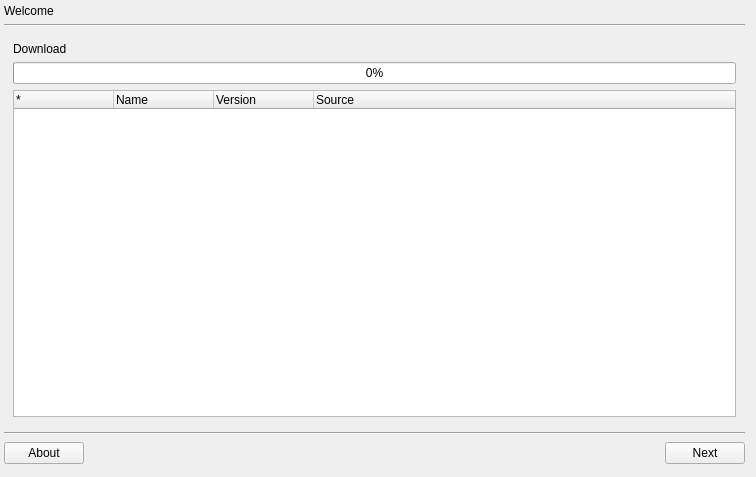
<?xml version="1.0" encoding="UTF-8"?>
<ui version="4.0">
 <class>eduversumGui</class>
 <widget class="QWidget" name="eduversumGui">
  <property name="geometry">
   <rect>
    <x>0</x>
    <y>0</y>
    <width>756</width>
    <height>477</height>
   </rect>
  </property>
  <property name="windowTitle">
   <string>aptosid Package Tool</string>
  </property>
  <layout class="QGridLayout" name="gridLayout_4">
   <property name="leftMargin">
    <number>4</number>
   </property>
   <property name="topMargin">
    <number>4</number>
   </property>
   <item row="4" column="0">
    <widget class="QFrame" name="frame2">
     <property name="frameShape">
      <enum>QFrame::NoFrame</enum>
     </property>
     <property name="frameShadow">
      <enum>QFrame::Raised</enum>
     </property>
     <layout class="QGridLayout" name="gridLayout_2">
      <property name="horizontalSpacing">
       <number>6</number>
      </property>
      <property name="verticalSpacing">
       <number>0</number>
      </property>
      <property name="margin">
       <number>0</number>
      </property>
      <item row="0" column="2">
       <spacer name="horizontalSpacer_4">
        <property name="orientation">
         <enum>Qt::Horizontal</enum>
        </property>
        <property name="sizeHint" stdset="0">
         <size>
          <width>50</width>
          <height>25</height>
         </size>
        </property>
       </spacer>
      </item>
      <item row="0" column="3">
       <widget class="QPushButton" name="nextPushButton">
        <property name="text">
         <string>Next</string>
        </property>
        <property name="checkable">
         <bool>false</bool>
        </property>
       </widget>
      </item>
      <item row="0" column="0">
       <widget class="QPushButton" name="aboutPushButton">
        <property name="text">
         <string>About</string>
        </property>
        <property name="checkable">
         <bool>false</bool>
        </property>
       </widget>
      </item>
     </layout>
    </widget>
   </item>
   <item row="3" column="0">
    <widget class="Line" name="line">
     <property name="orientation">
      <enum>Qt::Horizontal</enum>
     </property>
    </widget>
   </item>
   <item row="1" column="0">
    <widget class="Line" name="line_2">
     <property name="orientation">
      <enum>Qt::Horizontal</enum>
     </property>
    </widget>
   </item>
   <item row="0" column="0">
    <widget class="QLabel" name="titleLabel">
     <property name="text">
      <string>Welcome</string>
     </property>
    </widget>
   </item>
   <item row="2" column="0">
    <widget class="QStackedWidget" name="contentStackedWidget">
     <property name="currentIndex">
      <number>3</number>
     </property>
     <widget class="QWidget" name="welcomePage">
      <layout class="QGridLayout" name="gridLayout_10">
       <property name="margin">
        <number>2</number>
       </property>
       <item row="0" column="1">
        <spacer name="verticalSpacer_2">
         <property name="orientation">
          <enum>Qt::Vertical</enum>
         </property>
         <property name="sizeHint" stdset="0">
          <size>
           <width>20</width>
           <height>141</height>
          </size>
         </property>
        </spacer>
       </item>
       <item row="1" column="0">
        <spacer name="horizontalSpacer_2">
         <property name="orientation">
          <enum>Qt::Horizontal</enum>
         </property>
         <property name="sizeHint" stdset="0">
          <size>
           <width>161</width>
           <height>20</height>
          </size>
         </property>
        </spacer>
       </item>
       <item row="1" column="1">
        <widget class="QFrame" name="frame">
         <property name="frameShape">
          <enum>QFrame::NoFrame</enum>
         </property>
         <property name="frameShadow">
          <enum>QFrame::Plain</enum>
         </property>
         <property name="lineWidth">
          <number>0</number>
         </property>
         <layout class="QGridLayout" name="gridLayout_5">
          <item row="0" column="0">
           <widget class="QRadioButton" name="radioButton">
            <property name="text">
             <string>Res&amp;ynchronize the package index files (apt-get update)</string>
            </property>
            <property name="checked">
             <bool>true</bool>
            </property>
           </widget>
          </item>
          <item row="1" column="0">
           <widget class="QRadioButton" name="radioButton2">
            <property name="text">
             <string>Skip Resynchroni&amp;zation</string>
            </property>
            <property name="checked">
             <bool>false</bool>
            </property>
           </widget>
          </item>
         </layout>
        </widget>
       </item>
       <item row="1" column="2">
        <spacer name="horizontalSpacer">
         <property name="orientation">
          <enum>Qt::Horizontal</enum>
         </property>
         <property name="sizeHint" stdset="0">
          <size>
           <width>160</width>
           <height>20</height>
          </size>
         </property>
        </spacer>
       </item>
       <item row="2" column="1">
        <spacer name="verticalSpacer">
         <property name="orientation">
          <enum>Qt::Vertical</enum>
         </property>
         <property name="sizeHint" stdset="0">
          <size>
           <width>20</width>
           <height>140</height>
          </size>
         </property>
        </spacer>
       </item>
      </layout>
     </widget>
     <widget class="QWidget" name="processPage">
      <layout class="QGridLayout" name="gridLayout_6">
       <property name="margin">
        <number>2</number>
       </property>
       <item row="0" column="0">
        <widget class="QFrame" name="progressFrame">
         <property name="maximumSize">
          <size>
           <width>16777215</width>
           <height>30</height>
          </size>
         </property>
         <property name="frameShape">
          <enum>QFrame::NoFrame</enum>
         </property>
         <property name="frameShadow">
          <enum>QFrame::Plain</enum>
         </property>
         <property name="lineWidth">
          <number>0</number>
         </property>
         <layout class="QGridLayout" name="gridLayout" rowstretch="0,0,0">
          <property name="margin">
           <number>0</number>
          </property>
          <item row="2" column="1">
           <widget class="QPushButton" name="detailsPushButton">
            <property name="text">
             <string>Show details</string>
            </property>
            <property name="checkable">
             <bool>false</bool>
            </property>
           </widget>
          </item>
          <item row="2" column="0">
           <widget class="QFrame" name="progressBarFrame">
            <property name="minimumSize">
             <size>
              <width>600</width>
              <height>0</height>
             </size>
            </property>
            <property name="maximumSize">
             <size>
              <width>16777215</width>
              <height>16777215</height>
             </size>
            </property>
            <property name="frameShape">
             <enum>QFrame::StyledPanel</enum>
            </property>
            <property name="frameShadow">
             <enum>QFrame::Raised</enum>
            </property>
            <widget class="QFrame" name="pFrame">
             <property name="geometry">
              <rect>
               <x>0</x>
               <y>0</y>
               <width>100</width>
               <height>26</height>
              </rect>
             </property>
             <property name="palette">
              <palette>
               <active>
                <colorrole role="WindowText">
                 <brush brushstyle="SolidPattern">
                  <color alpha="255">
                   <red>0</red>
                   <green>0</green>
                   <blue>0</blue>
                  </color>
                 </brush>
                </colorrole>
                <colorrole role="Button">
                 <brush brushstyle="SolidPattern">
                  <color alpha="255">
                   <red>85</red>
                   <green>170</green>
                   <blue>255</blue>
                  </color>
                 </brush>
                </colorrole>
                <colorrole role="Light">
                 <brush brushstyle="SolidPattern">
                  <color alpha="255">
                   <red>213</red>
                   <green>234</green>
                   <blue>255</blue>
                  </color>
                 </brush>
                </colorrole>
                <colorrole role="Midlight">
                 <brush brushstyle="SolidPattern">
                  <color alpha="255">
                   <red>149</red>
                   <green>202</green>
                   <blue>255</blue>
                  </color>
                 </brush>
                </colorrole>
                <colorrole role="Dark">
                 <brush brushstyle="SolidPattern">
                  <color alpha="255">
                   <red>42</red>
                   <green>85</green>
                   <blue>127</blue>
                  </color>
                 </brush>
                </colorrole>
                <colorrole role="Mid">
                 <brush brushstyle="SolidPattern">
                  <color alpha="255">
                   <red>56</red>
                   <green>113</green>
                   <blue>170</blue>
                  </color>
                 </brush>
                </colorrole>
                <colorrole role="Text">
                 <brush brushstyle="SolidPattern">
                  <color alpha="255">
                   <red>0</red>
                   <green>0</green>
                   <blue>0</blue>
                  </color>
                 </brush>
                </colorrole>
                <colorrole role="BrightText">
                 <brush brushstyle="SolidPattern">
                  <color alpha="255">
                   <red>255</red>
                   <green>255</green>
                   <blue>255</blue>
                  </color>
                 </brush>
                </colorrole>
                <colorrole role="ButtonText">
                 <brush brushstyle="SolidPattern">
                  <color alpha="255">
                   <red>0</red>
                   <green>0</green>
                   <blue>0</blue>
                  </color>
                 </brush>
                </colorrole>
                <colorrole role="Base">
                 <brush brushstyle="SolidPattern">
                  <color alpha="255">
                   <red>255</red>
                   <green>255</green>
                   <blue>255</blue>
                  </color>
                 </brush>
                </colorrole>
                <colorrole role="Window">
                 <brush brushstyle="SolidPattern">
                  <color alpha="255">
                   <red>85</red>
                   <green>170</green>
                   <blue>255</blue>
                  </color>
                 </brush>
                </colorrole>
                <colorrole role="Shadow">
                 <brush brushstyle="SolidPattern">
                  <color alpha="255">
                   <red>0</red>
                   <green>0</green>
                   <blue>0</blue>
                  </color>
                 </brush>
                </colorrole>
                <colorrole role="AlternateBase">
                 <brush brushstyle="SolidPattern">
                  <color alpha="255">
                   <red>170</red>
                   <green>212</green>
                   <blue>255</blue>
                  </color>
                 </brush>
                </colorrole>
                <colorrole role="ToolTipBase">
                 <brush brushstyle="SolidPattern">
                  <color alpha="255">
                   <red>255</red>
                   <green>255</green>
                   <blue>220</blue>
                  </color>
                 </brush>
                </colorrole>
                <colorrole role="ToolTipText">
                 <brush brushstyle="SolidPattern">
                  <color alpha="255">
                   <red>0</red>
                   <green>0</green>
                   <blue>0</blue>
                  </color>
                 </brush>
                </colorrole>
               </active>
               <inactive>
                <colorrole role="WindowText">
                 <brush brushstyle="SolidPattern">
                  <color alpha="255">
                   <red>0</red>
                   <green>0</green>
                   <blue>0</blue>
                  </color>
                 </brush>
                </colorrole>
                <colorrole role="Button">
                 <brush brushstyle="SolidPattern">
                  <color alpha="255">
                   <red>85</red>
                   <green>170</green>
                   <blue>255</blue>
                  </color>
                 </brush>
                </colorrole>
                <colorrole role="Light">
                 <brush brushstyle="SolidPattern">
                  <color alpha="255">
                   <red>213</red>
                   <green>234</green>
                   <blue>255</blue>
                  </color>
                 </brush>
                </colorrole>
                <colorrole role="Midlight">
                 <brush brushstyle="SolidPattern">
                  <color alpha="255">
                   <red>149</red>
                   <green>202</green>
                   <blue>255</blue>
                  </color>
                 </brush>
                </colorrole>
                <colorrole role="Dark">
                 <brush brushstyle="SolidPattern">
                  <color alpha="255">
                   <red>42</red>
                   <green>85</green>
                   <blue>127</blue>
                  </color>
                 </brush>
                </colorrole>
                <colorrole role="Mid">
                 <brush brushstyle="SolidPattern">
                  <color alpha="255">
                   <red>56</red>
                   <green>113</green>
                   <blue>170</blue>
                  </color>
                 </brush>
                </colorrole>
                <colorrole role="Text">
                 <brush brushstyle="SolidPattern">
                  <color alpha="255">
                   <red>0</red>
                   <green>0</green>
                   <blue>0</blue>
                  </color>
                 </brush>
                </colorrole>
                <colorrole role="BrightText">
                 <brush brushstyle="SolidPattern">
                  <color alpha="255">
                   <red>255</red>
                   <green>255</green>
                   <blue>255</blue>
                  </color>
                 </brush>
                </colorrole>
                <colorrole role="ButtonText">
                 <brush brushstyle="SolidPattern">
                  <color alpha="255">
                   <red>0</red>
                   <green>0</green>
                   <blue>0</blue>
                  </color>
                 </brush>
                </colorrole>
                <colorrole role="Base">
                 <brush brushstyle="SolidPattern">
                  <color alpha="255">
                   <red>255</red>
                   <green>255</green>
                   <blue>255</blue>
                  </color>
                 </brush>
                </colorrole>
                <colorrole role="Window">
                 <brush brushstyle="SolidPattern">
                  <color alpha="255">
                   <red>85</red>
                   <green>170</green>
                   <blue>255</blue>
                  </color>
                 </brush>
                </colorrole>
                <colorrole role="Shadow">
                 <brush brushstyle="SolidPattern">
                  <color alpha="255">
                   <red>0</red>
                   <green>0</green>
                   <blue>0</blue>
                  </color>
                 </brush>
                </colorrole>
                <colorrole role="AlternateBase">
                 <brush brushstyle="SolidPattern">
                  <color alpha="255">
                   <red>170</red>
                   <green>212</green>
                   <blue>255</blue>
                  </color>
                 </brush>
                </colorrole>
                <colorrole role="ToolTipBase">
                 <brush brushstyle="SolidPattern">
                  <color alpha="255">
                   <red>255</red>
                   <green>255</green>
                   <blue>220</blue>
                  </color>
                 </brush>
                </colorrole>
                <colorrole role="ToolTipText">
                 <brush brushstyle="SolidPattern">
                  <color alpha="255">
                   <red>0</red>
                   <green>0</green>
                   <blue>0</blue>
                  </color>
                 </brush>
                </colorrole>
               </inactive>
               <disabled>
                <colorrole role="WindowText">
                 <brush brushstyle="SolidPattern">
                  <color alpha="255">
                   <red>42</red>
                   <green>85</green>
                   <blue>127</blue>
                  </color>
                 </brush>
                </colorrole>
                <colorrole role="Button">
                 <brush brushstyle="SolidPattern">
                  <color alpha="255">
                   <red>85</red>
                   <green>170</green>
                   <blue>255</blue>
                  </color>
                 </brush>
                </colorrole>
                <colorrole role="Light">
                 <brush brushstyle="SolidPattern">
                  <color alpha="255">
                   <red>213</red>
                   <green>234</green>
                   <blue>255</blue>
                  </color>
                 </brush>
                </colorrole>
                <colorrole role="Midlight">
                 <brush brushstyle="SolidPattern">
                  <color alpha="255">
                   <red>149</red>
                   <green>202</green>
                   <blue>255</blue>
                  </color>
                 </brush>
                </colorrole>
                <colorrole role="Dark">
                 <brush brushstyle="SolidPattern">
                  <color alpha="255">
                   <red>42</red>
                   <green>85</green>
                   <blue>127</blue>
                  </color>
                 </brush>
                </colorrole>
                <colorrole role="Mid">
                 <brush brushstyle="SolidPattern">
                  <color alpha="255">
                   <red>56</red>
                   <green>113</green>
                   <blue>170</blue>
                  </color>
                 </brush>
                </colorrole>
                <colorrole role="Text">
                 <brush brushstyle="SolidPattern">
                  <color alpha="255">
                   <red>42</red>
                   <green>85</green>
                   <blue>127</blue>
                  </color>
                 </brush>
                </colorrole>
                <colorrole role="BrightText">
                 <brush brushstyle="SolidPattern">
                  <color alpha="255">
                   <red>255</red>
                   <green>255</green>
                   <blue>255</blue>
                  </color>
                 </brush>
                </colorrole>
                <colorrole role="ButtonText">
                 <brush brushstyle="SolidPattern">
                  <color alpha="255">
                   <red>42</red>
                   <green>85</green>
                   <blue>127</blue>
                  </color>
                 </brush>
                </colorrole>
                <colorrole role="Base">
                 <brush brushstyle="SolidPattern">
                  <color alpha="255">
                   <red>85</red>
                   <green>170</green>
                   <blue>255</blue>
                  </color>
                 </brush>
                </colorrole>
                <colorrole role="Window">
                 <brush brushstyle="SolidPattern">
                  <color alpha="255">
                   <red>85</red>
                   <green>170</green>
                   <blue>255</blue>
                  </color>
                 </brush>
                </colorrole>
                <colorrole role="Shadow">
                 <brush brushstyle="SolidPattern">
                  <color alpha="255">
                   <red>0</red>
                   <green>0</green>
                   <blue>0</blue>
                  </color>
                 </brush>
                </colorrole>
                <colorrole role="AlternateBase">
                 <brush brushstyle="SolidPattern">
                  <color alpha="255">
                   <red>85</red>
                   <green>170</green>
                   <blue>255</blue>
                  </color>
                 </brush>
                </colorrole>
                <colorrole role="ToolTipBase">
                 <brush brushstyle="SolidPattern">
                  <color alpha="255">
                   <red>255</red>
                   <green>255</green>
                   <blue>220</blue>
                  </color>
                 </brush>
                </colorrole>
                <colorrole role="ToolTipText">
                 <brush brushstyle="SolidPattern">
                  <color alpha="255">
                   <red>0</red>
                   <green>0</green>
                   <blue>0</blue>
                  </color>
                 </brush>
                </colorrole>
               </disabled>
              </palette>
             </property>
             <property name="autoFillBackground">
              <bool>true</bool>
             </property>
             <property name="frameShape">
              <enum>QFrame::StyledPanel</enum>
             </property>
             <property name="frameShadow">
              <enum>QFrame::Raised</enum>
             </property>
            </widget>
           </widget>
          </item>
         </layout>
        </widget>
       </item>
       <item row="2" column="0">
        <widget class="QTextBrowser" name="outputTextBrowser"/>
       </item>
      </layout>
     </widget>
     <widget class="QWidget" name="packagePage">
      <layout class="QGridLayout" name="gridLayout_3">
       <property name="margin">
        <number>2</number>
       </property>
       <item row="2" column="0">
        <widget class="QTreeWidget" name="treeWidget">
         <property name="iconSize">
          <size>
           <width>32</width>
           <height>32</height>
          </size>
         </property>
         <property name="rootIsDecorated">
          <bool>false</bool>
         </property>
         <property name="headerHidden">
          <bool>true</bool>
         </property>
         <column>
          <property name="text">
           <string>1</string>
          </property>
         </column>
        </widget>
       </item>
       <item row="3" column="0">
        <widget class="QTextBrowser" name="descriptionTextBrowser"/>
       </item>
       <item row="0" column="0">
        <widget class="QLabel" name="warningLabel">
         <property name="palette">
          <palette>
           <active>
            <colorrole role="Base">
             <brush brushstyle="SolidPattern">
              <color alpha="255">
               <red>255</red>
               <green>255</green>
               <blue>255</blue>
              </color>
             </brush>
            </colorrole>
            <colorrole role="Window">
             <brush brushstyle="SolidPattern">
              <color alpha="127">
               <red>241</red>
               <green>76</green>
               <blue>76</blue>
              </color>
             </brush>
            </colorrole>
           </active>
           <inactive>
            <colorrole role="Base">
             <brush brushstyle="SolidPattern">
              <color alpha="255">
               <red>255</red>
               <green>255</green>
               <blue>255</blue>
              </color>
             </brush>
            </colorrole>
            <colorrole role="Window">
             <brush brushstyle="SolidPattern">
              <color alpha="127">
               <red>241</red>
               <green>76</green>
               <blue>76</blue>
              </color>
             </brush>
            </colorrole>
           </inactive>
           <disabled>
            <colorrole role="Base">
             <brush brushstyle="SolidPattern">
              <color alpha="127">
               <red>241</red>
               <green>76</green>
               <blue>76</blue>
              </color>
             </brush>
            </colorrole>
            <colorrole role="Window">
             <brush brushstyle="SolidPattern">
              <color alpha="127">
               <red>241</red>
               <green>76</green>
               <blue>76</blue>
              </color>
             </brush>
            </colorrole>
           </disabled>
          </palette>
         </property>
         <property name="autoFillBackground">
          <bool>true</bool>
         </property>
         <property name="frameShape">
          <enum>QFrame::StyledPanel</enum>
         </property>
         <property name="text">
          <string>&lt;!DOCTYPE HTML PUBLIC &quot;-//W3C//DTD HTML 4.0//EN&quot; &quot;http://www.w3.org/TR/REC-html40/strict.dtd&quot;&gt;
&lt;html&gt;&lt;head&gt;&lt;meta name=&quot;qrichtext&quot; content=&quot;1&quot; /&gt;&lt;style type=&quot;text/css&quot;&gt;
p, li { white-space: pre-wrap; }
&lt;/style&gt;&lt;/head&gt;&lt;body style=&quot; font-family:'DejaVu Sans'; font-size:9pt; font-weight:400; font-style:normal;&quot;&gt;
&lt;table border=&quot;0&quot; style=&quot; margin-top:0px; margin-bottom:0px; margin-left:0px; margin-right:0px;&quot; cellspacing=&quot;2&quot; cellpadding=&quot;0&quot;&gt;
&lt;tr&gt;
&lt;td&gt;
&lt;p style=&quot; margin-top:0px; margin-bottom:0px; margin-left:0px; margin-right:0px; -qt-block-indent:0; text-indent:0px;&quot;&gt;&lt;img src=&quot;/usr/share/aptosid-apt-qt4/icons/warning.png&quot; /&gt;&lt;/p&gt;&lt;/td&gt;
&lt;td&gt;
&lt;p style=&quot; margin-top:0px; margin-bottom:0px; margin-left:0px; margin-right:0px; -qt-block-indent:0; text-indent:0px;&quot;&gt;&lt;span style=&quot; font-family:'Arial'; font-size:11pt;&quot;&gt;Warning: Because of dependencies there will be more packages (red marked) removed, than you have chosen.&lt;/span&gt;&lt;/p&gt;&lt;/td&gt;&lt;/tr&gt;&lt;/table&gt;&lt;/body&gt;&lt;/html&gt;</string>
         </property>
         <property name="wordWrap">
          <bool>true</bool>
         </property>
        </widget>
       </item>
       <item row="1" column="0">
        <widget class="QLabel" name="noteLabel">
         <property name="palette">
          <palette>
           <active>
            <colorrole role="Base">
             <brush brushstyle="SolidPattern">
              <color alpha="255">
               <red>255</red>
               <green>255</green>
               <blue>255</blue>
              </color>
             </brush>
            </colorrole>
            <colorrole role="Window">
             <brush brushstyle="SolidPattern">
              <color alpha="127">
               <red>250</red>
               <green>164</green>
               <blue>49</blue>
              </color>
             </brush>
            </colorrole>
           </active>
           <inactive>
            <colorrole role="Base">
             <brush brushstyle="SolidPattern">
              <color alpha="255">
               <red>255</red>
               <green>255</green>
               <blue>255</blue>
              </color>
             </brush>
            </colorrole>
            <colorrole role="Window">
             <brush brushstyle="SolidPattern">
              <color alpha="127">
               <red>250</red>
               <green>164</green>
               <blue>49</blue>
              </color>
             </brush>
            </colorrole>
           </inactive>
           <disabled>
            <colorrole role="Base">
             <brush brushstyle="SolidPattern">
              <color alpha="127">
               <red>250</red>
               <green>164</green>
               <blue>49</blue>
              </color>
             </brush>
            </colorrole>
            <colorrole role="Window">
             <brush brushstyle="SolidPattern">
              <color alpha="127">
               <red>250</red>
               <green>164</green>
               <blue>49</blue>
              </color>
             </brush>
            </colorrole>
           </disabled>
          </palette>
         </property>
         <property name="autoFillBackground">
          <bool>true</bool>
         </property>
         <property name="frameShape">
          <enum>QFrame::StyledPanel</enum>
         </property>
         <property name="text">
          <string>&lt;!DOCTYPE HTML PUBLIC &quot;-//W3C//DTD HTML 4.0//EN&quot; &quot;http://www.w3.org/TR/REC-html40/strict.dtd&quot;&gt;
&lt;html&gt;&lt;head&gt;&lt;meta name=&quot;qrichtext&quot; content=&quot;1&quot; /&gt;&lt;style type=&quot;text/css&quot;&gt;
p, li { white-space: pre-wrap; }
&lt;/style&gt;&lt;/head&gt;&lt;body style=&quot; font-family:'DejaVu Sans'; font-size:9pt; font-weight:400; font-style:normal;&quot;&gt;
&lt;table border=&quot;0&quot; style=&quot; margin-top:0px; margin-bottom:0px; margin-left:0px; margin-right:0px;&quot; cellspacing=&quot;2&quot; cellpadding=&quot;0&quot;&gt;
&lt;tr&gt;
&lt;td&gt;
&lt;p style=&quot; margin-top:0px; margin-bottom:0px; margin-left:0px; margin-right:0px; -qt-block-indent:0; text-indent:0px;&quot;&gt;&lt;img src=&quot;/usr/share/aptosid-apt-qt4/icons/hint.png&quot; /&gt;&lt;/p&gt;&lt;/td&gt;
&lt;td&gt;
&lt;p style=&quot; margin-top:0px; margin-bottom:0px; margin-left:0px; margin-right:0px; -qt-block-indent:0; text-indent:0px;&quot;&gt;&lt;span style=&quot; font-family:'Arial'; font-size:11pt;&quot;&gt;Note: Because of dependencies there will be more packages (orange marked) installed/updated, than you have chosen.&lt;/span&gt;&lt;/p&gt;&lt;/td&gt;&lt;/tr&gt;&lt;/table&gt;&lt;/body&gt;&lt;/html&gt;</string>
         </property>
         <property name="wordWrap">
          <bool>true</bool>
         </property>
        </widget>
       </item>
      </layout>
     </widget>
     <widget class="QWidget" name="downloadPage">
      <layout class="QGridLayout" name="gridLayout_9">
       <item row="0" column="0">
        <widget class="QLabel" name="downloadLabel">
         <property name="text">
          <string>Download</string>
         </property>
        </widget>
       </item>
       <item row="2" column="0">
        <widget class="QTreeWidget" name="downloadTreeWidget">
         <property name="iconSize">
          <size>
           <width>24</width>
           <height>24</height>
          </size>
         </property>
         <property name="rootIsDecorated">
          <bool>false</bool>
         </property>
         <column>
          <property name="text">
           <string>*</string>
          </property>
         </column>
         <column>
          <property name="text">
           <string>Name</string>
          </property>
         </column>
         <column>
          <property name="text">
           <string>Version</string>
          </property>
         </column>
         <column>
          <property name="text">
           <string>Source</string>
          </property>
         </column>
        </widget>
       </item>
       <item row="1" column="0">
        <widget class="QProgressBar" name="downloadProgressBar">
         <property name="value">
          <number>0</number>
         </property>
        </widget>
       </item>
      </layout>
     </widget>
     <widget class="QWidget" name="Seite_2"/>
    </widget>
   </item>
  </layout>
 </widget>
 <resources/>
 <connections/>
</ui>
